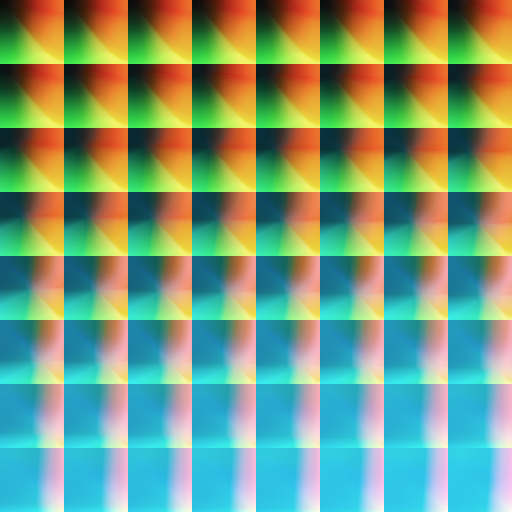
#> input picture filter/lj1.png, 512 x 512 px
$ python final.py --video filter/lj1.png
#> lines starting #> are read from the running program, lines starting #| are printed output that depends on the picture; after the words box and inside, x2 and y2 are one past the last pixel; in counts of white or black regions, pixels touching at a corner belong together
# USAGE
# python final.py -v cv.mp4
# python final.py

# import the necessary packages
from collections import deque
from imutils.video import VideoStream
import numpy as np
import argparse
import cv2 as cv
import imutils
import time
import math

#获取滤镜颜色
def getBGR(table, b, g, r):
    #计算标准颜色表中颜色的位置坐标
    x = int(g/4 + int(b/32) * 63)
    y = int(r/4 + int((b%32) / 4) * 63)
    #返回滤镜颜色表中对应的颜色
    return table[x][y]

compressWidth = 600
windowName = 'Beauty'
trackbar1 = 'Beauty'
trackbar2 = 'Filter'
cv.namedWindow(windowName)
cv.createTrackbar(trackbar1, windowName, 6, 10, lambda x: None)
cv.createTrackbar(trackbar2, windowName, 0, 20, lambda x: None)
lj1 = cv.imread('./filter/lj1.png')
#> lj1 is the input picture: shape (512, 512, 3); mean B, G, R 124.1, 155.3, 119.5
lj2 = cv.imread('./filter/lj2.png')
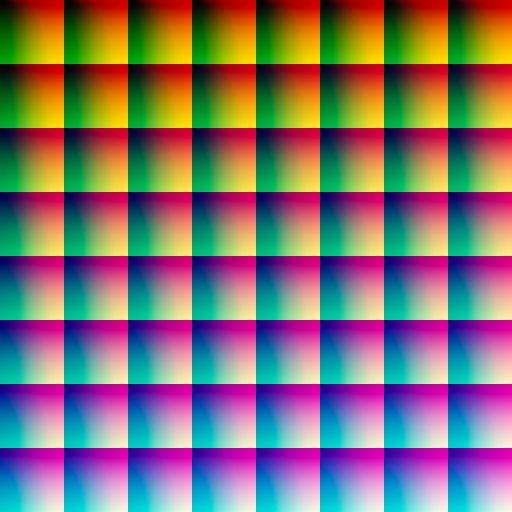
#> input picture filter/lj2.png, 512 x 512 px
#> lj2 is the input picture: shape (512, 512, 3); mean B, G, R 111.7, 114.7, 127.1
lj3 = cv.imread('./filter/lj3.png')
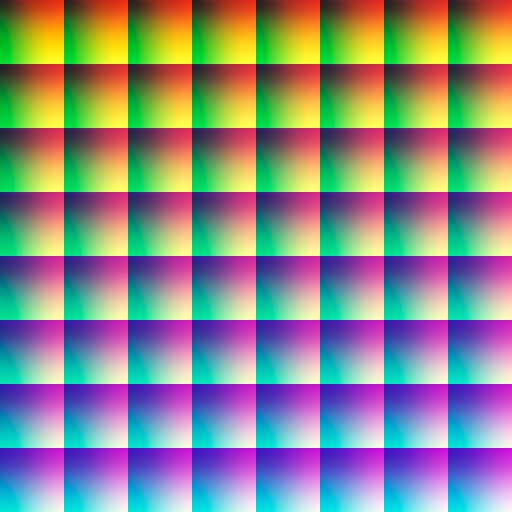
#> input picture filter/lj3.png, 512 x 512 px
#> lj3 is the input picture: shape (512, 512, 3); mean B, G, R 135.3, 138.7, 137
lj4 = cv.imread('./filter/lj4.png')
lj5 = cv.imread('./filter/lj5.png')
lj6 = cv.imread('./filter/lj6.png')
lj7 = cv.imread('./filter/lj7.png')
lj8 = cv.imread('./filter/lj8.png')
lj9 = cv.imread('./filter/lj9.png')
lj10 = cv.imread('./filter/lj10.png')
lj11 = cv.imread('./filter/lj11.png')
lj12 = cv.imread('./filter/lj12.png')
lj13 = cv.imread('./filter/lj13.png')
lj14 = cv.imread('./filter/lj14.png')
lj15 = cv.imread('./filter/lj15.png')
lj16 = cv.imread('./filter/lj16.png')
lj17 = cv.imread('./filter/lj17.png')

# construct the argument parse and parse the arguments
ap = argparse.ArgumentParser()
ap.add_argument("-v", "--video",
	help="path to the (optional) video file")
ap.add_argument("-b", "--buffer", type=int, default=64,
	help="max buffer size")
args = vars(ap.parse_args())

# define the lower and upper boundaries of the "green"
# ball in the HSV color space, then initialize the
# list of tracked points
faceLower = (0, 50, 145)
faceUpper = (180, 115, 230)
pts = deque(maxlen=args["buffer"])

fps = 10
size = (compressWidth, int(compressWidth / 16 * 9) - 1)
# if a video path was not supplied, grab the reference
# to the webcam
if not args.get("video", False):
	vs = VideoStream(src=0).start()

# otherwise, grab a reference to the video file
else:
	vs = cv.VideoCapture(args["video"])
	fps = vs.get(cv.CAP_PROP_FPS)
	size = (int(vs.get(cv.CAP_PROP_FRAME_WIDTH)), int(vs.get(cv.CAP_PROP_FRAME_HEIGHT)))
	size = (compressWidth, int(vs.get(cv.CAP_PROP_FRAME_HEIGHT)/vs.get(cv.CAP_PROP_FRAME_WIDTH)*compressWidth))
	# print(size)

# set the video writer
fourcc = cv.VideoWriter_fourcc('M', 'P', '4', '2')
out = cv.VideoWriter('oops.avi', fourcc, fps, size)

# allow the camera or video file to warm up
time.sleep(2.0)

# keep looping
while True:
	# grab the current frame
	frame = vs.read()

	# handle the frame from VideoCapture or VideoStream
	frame = frame[1] if args.get("video", False) else frame

	# if we are viewing a video and we did not grab a frame,
	# then we have reached the end of the video
	if frame is None:
		print('?')
		break

	# resize the frame, blur it, and convert it to the HSV
	# color space
	frame = imutils.resize(frame, width=compressWidth)
	ori = frame
	blurred = cv.GaussianBlur(frame, (11, 11), 0)
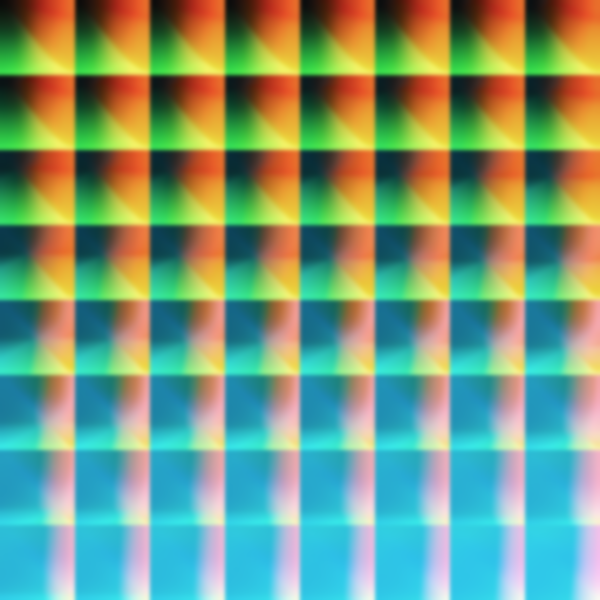
#> blurred: shape (600, 600, 3); mean B, G, R 124, 155.2, 119.4
	hsv = cv.cvtColor(blurred, cv.COLOR_BGR2HSV)
#> hsv: shape (600, 600, 3); mean H, S, V 63.4, 159.9, 186.3

	# construct a mask for the face color, then perform
	# a series of dilations and erosions to remove any small
	# blobs left in the mask
	mask = cv.inRange(hsv, faceLower, faceUpper)
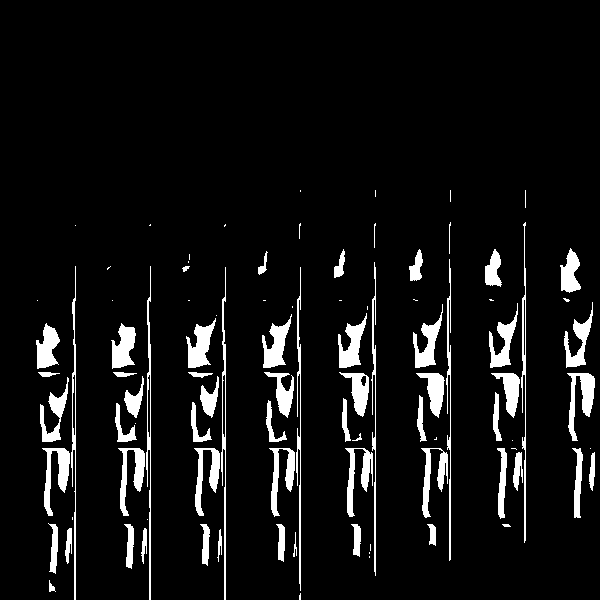
#> mask: shape (600, 600); 7.3% white; 96 white regions (33 under 20 px), largest, box (x1, y1, x2, y2) and area: (567, 373, 595, 441) 841, (42, 448, 70, 516) 806, (186, 318, 216, 368) 768
	mask = cv.erode(mask, None, iterations=2)
#> mask: shape (600, 600); 2% white; 84 white regions (38 under 20 px), largest, box (x1, y1, x2, y2) and area: (114, 328, 133, 366) 425, (190, 328, 211, 366) 413, (266, 327, 287, 366) 388
	mask = cv.dilate(mask, None, iterations=2)
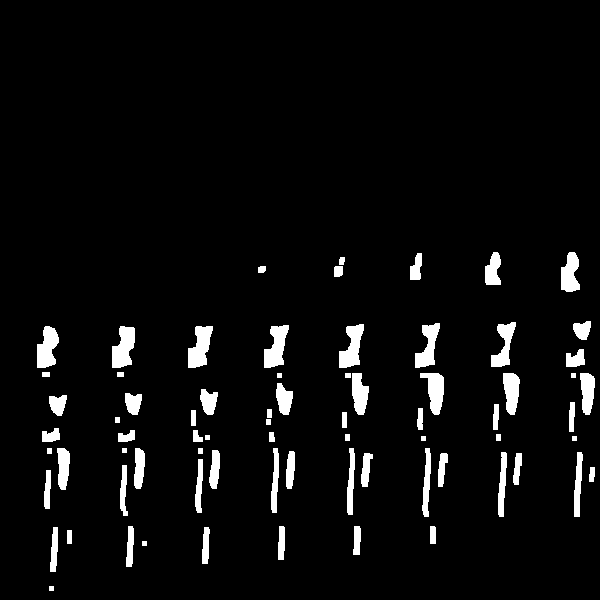
#> mask: shape (600, 600); 4.9% white; 73 white regions
	# cv.imshow("Mask", mask)
	# cv.imshow("ReMask", cv.bitwise_not(mask))

	value1 = cv.getTrackbarPos(trackbar1, windowName)
	value2 = 1
	dx = int(value1)
	fc = value1 * 2.5

	temp1 = cv.bilateralFilter(frame, dx, fc, fc)
	temp2 = temp1 - frame + 128
	temp3 = cv.GaussianBlur(temp2, (2 * value2 - 1, 2 * value2 - 1), 0, 0)
	temp4 = frame + 2 * temp3 - 255
	dst = frame + 2 * cv.GaussianBlur((cv.bilateralFilter(frame, dx, fc, fc) - frame + 128), (2 * value2 - 1, 2 * value2 - 1), 0, 0) - 255

	face = cv.add(dst, np.zeros(np.shape(frame), dtype=np.uint8), mask=mask)
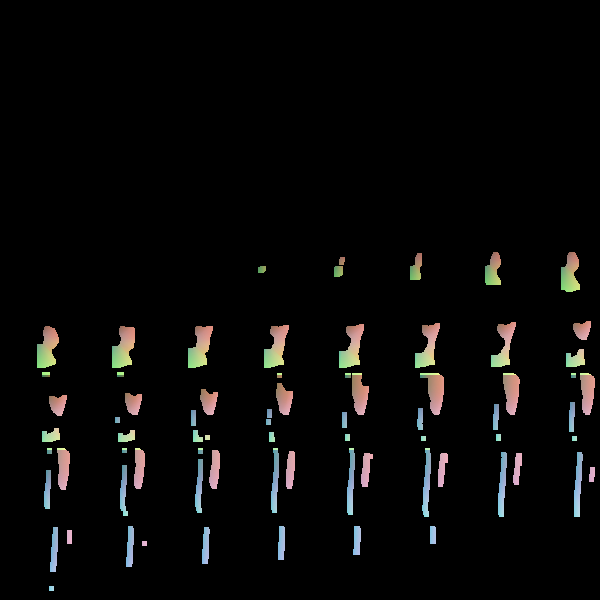
#> face: shape (600, 600, 3); mean B, G, R 7.9, 8.5, 8.8
	frame = cv.add(frame, np.zeros(np.shape(frame), dtype=np.uint8), mask=cv.bitwise_not(mask))
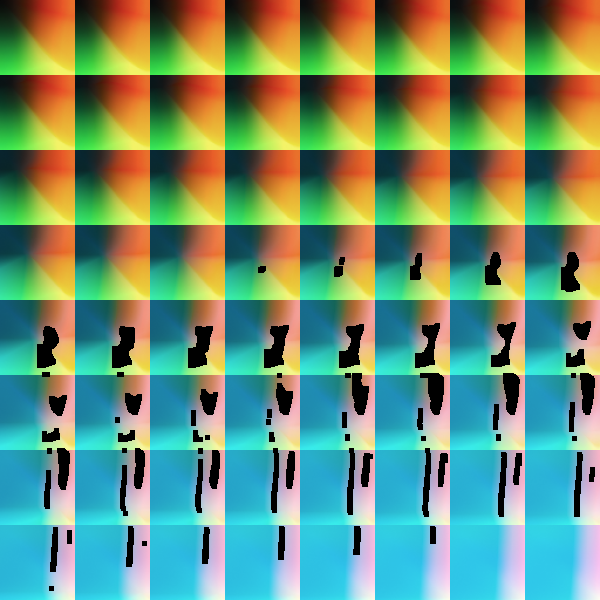
#> frame: shape (600, 600, 3); mean B, G, R 116.2, 146.8, 110.7
	# cv.imshow("Face", face)
	# cv.imshow("FrameFace", frame)
	frame = cv.add(face, frame)

	# find contours in the mask and initialize the current
	# (x, y) center of the ball
	cnts = cv.findContours(mask.copy(), cv.RETR_EXTERNAL,
						   cv.CHAIN_APPROX_SIMPLE)
#> cnts = 73 contours, 8 with area under 20; largest, box (x1, y1, x2, y2) and area: (112, 326, 135, 368) 630, (188, 326, 213, 368) 624, (264, 325, 289, 368) 610, (339, 324, 364, 368) 594, (37, 326, 59, 368) 586
	cnts = imutils.grab_contours(cnts)
	center = None

	# only proceed if at least one contour was found
	if len(cnts) > 0:
		# find the largest contour in the mask, then use
		# it to compute the minimum enclosing circle and
		# centroid
		c = max(cnts, key=cv.contourArea)
#> c = contour of 36 points, box (x1, y1, x2, y2) (112, 326, 135, 368), area 630
		((x, y), radius) = cv.minEnclosingCircle(c)
#> x = 122.5; y = 347; radius = 22.59
		M = cv.moments(c)
#> M = moments, m00 630, centre m10/m00, m01/m00 = (123.3, 347.4)
		center = (int(M["m10"] / M["m00"]), int(M["m01"] / M["m00"]))
#> center = (123, 347)

		# only proceed if the radius meets a minimum size
		# if radius > 10:
			# draw the circle and centroid on the frame,
			# then update the list of tracked points
			# cv.circle(frame, (int(x), int(y)), int(radius),
			# 		  (0, 255, 255), 2)

			# cv.circle(frame, center, 5, (0, 0, 255), -1)

	# print(frame[:,:,0].shape)

	# cv.imshow("Smooth", frame)

	for h in range(0, frame.shape[0]):
		for w in range(0, frame.shape[1]):
			b = int(frame[h, w, 0])
#> b = 8
			g = int(frame[h, w, 1])
#> g = 8
			r = int(frame[h, w, 2])
#> r = 8
			i = cv.getTrackbarPos(trackbar2, windowName)
			if i == 1:
				frame[h, w, 2] = int(0.393 * r + 0.769 * g + 0.189 * b) if int(0.393 * r + 0.769 * g + 0.189 * b) < 255 else 255
				frame[h, w, 1] = int(0.349 * r + 0.686 * g + 0.168 * b) if int(0.349 * r + 0.686 * g + 0.168 * b) < 255 else 255
				frame[h, w, 0] = int(0.272 * r + 0.534 * g + 0.131 * b) if int(0.272 * r + 0.534 * g + 0.131 * b) < 255 else 255
			elif i == 2:
				frame[h, w, 2] = int(abs(g - b + g + r) * r / 256) if int(abs(g - b + g + r) * r / 256) < 255 else 255
				frame[h, w, 1] = int(abs(b - g + b + r) * r / 256) if int(abs(b - g + b + r) * r / 256) < 255 else 255
				frame[h, w, 0] = int(abs(b - g + b + r) * g / 256) if int(abs(b - g + b + r) * g / 256) < 255 else 255
			elif i == 3:
				frame[h, w, 2] = r
				frame[h, w, 1] = g
				frame[h, w, 0] = math.sqrt(b) * 12 if math.sqrt(b) * 12 < 255 else 255
			elif i == 4:
				frame[h, w] = getBGR(lj1, b, g, r)
			elif i == 5:
				frame[h, w] = getBGR(lj2, b, g, r)
			elif i == 6:
				frame[h, w] = getBGR(lj3, b, g, r)
			elif i == 7:
				frame[h, w] = getBGR(lj4, b, g, r)
			elif i == 8:
				frame[h, w] = getBGR(lj5, b, g, r)
			elif i == 9:
				frame[h, w] = getBGR(lj6, b, g, r)
			elif i == 10:
				frame[h, w] = getBGR(lj7, b, g, r)
			elif i == 11:
				frame[h, w] = getBGR(lj8, b, g, r)
			elif i == 12:
				frame[h, w] = getBGR(lj9, b, g, r)
			elif i == 13:
				frame[h, w] = getBGR(lj10, b, g, r)
			elif i == 14:
				frame[h, w] = getBGR(lj11, b, g, r)
			elif i == 15:
				frame[h, w] = getBGR(lj12, b, g, r)
			elif i == 16:
				frame[h, w] = getBGR(lj13, b, g, r)
			elif i == 17:
				frame[h, w] = getBGR(lj14, b, g, r)
			elif i == 18:
				frame[h, w] = getBGR(lj15, b, g, r)
			elif i == 19:
				frame[h, w] = getBGR(lj16, b, g, r)
			elif i == 20:
				frame[h, w] = getBGR(lj17, b, g, r)

	# show the frame to our screen
	cv.imshow(windowName, frame)
	# [4 lines of commented-out code are left out]
	key = cv.waitKey(1) & 0xFF

	# save the frame
	out.write(frame)

	# if the 'q' key is pressed, stop the loop
	if key == ord("q"):
		break

# if we are not using a video file, stop the camera video stream
if not args.get("video", False):
	vs.stop()

# otherwise, release the camera
else:
	vs.release()

# release the video writer
out.release()

# close all windows
cv.destroyAllWindows()
